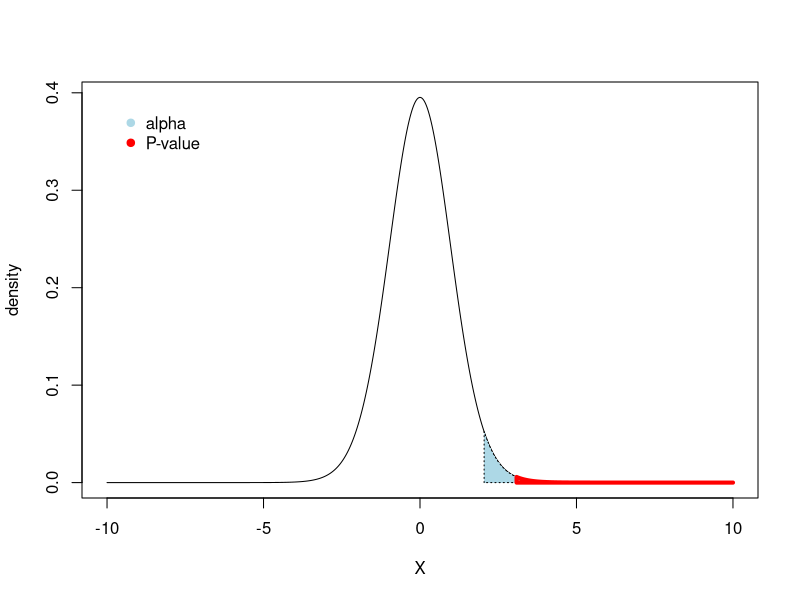

The R source for this figure:

###############p-values
rm(list=ls())
while (dev.cur()>1) dev.off()
if(!is.null(dev.list())) dev.off()



t.pvalues<-function(tCrit, tObs,deg.freed,side){
  tGrid= seq(-10,10,by = 0.01)
  tCrit1= -tCrit
     plot(tGrid, (dt(tGrid,df=deg.freed-1)), type = "l", xlab = "X", ylab = "density",lwd=1)
    legend(x = "topleft", inset=.05, legend = c("alpha", "P-value"), pch = c(19,19),
           cex = c(1,1), pt.lwd = c(NA,NA), col = c("light blue","red"), bty="n")
    
    tPlot = function(x,df){dt(x,df=deg.freed-1)}  
  
    
    if(side=="L"){

    
    x1 = seq(from = min(tGrid), to = tCrit1, length.out = 1000) 
    y1 = tPlot(x1,df)
    x1 = c(tCrit1,min(tGrid), x1, tCrit1) 
    
    y1 = c(y1,0, 0, 0)
    polygon(x1,y1, lty = 3, border = NULL, col = "Light blue")
    
    
    xp1 = seq(from = min(tGrid), to = -tObs, length.out = 1000) 
    yp1 = tPlot(xp1,df)
    xp1 = c(-tObs,min(tGrid), xp1, -tObs) 
    
    yp1 = c(yp1,0, 0, 0)
    lines(xp1,yp1, lwd=4,  col = "red")
    
  }
  if(side=="R"){
    
   x = seq(from = tCrit, to = max(tGrid), length.out = 1000) 
   y = tPlot(x,df)
  
    x = c(tCrit, x, max(tGrid), tCrit) 
    y = c(0, y, 0, 0)
  
     polygon(x,y, lty = 3, border = NULL, col = "Light blue")
  
    xp = seq(from = tObs, to = max(tGrid), length.out = 1000) 
     yp = tPlot(xp,df)
    xp = c(tObs, xp, 10, tObs) 
     yp = c(0, yp, 0, 0)
   lines(xp,yp, lwd=4,  col = "red")
  }
  if(side=="B"){
    

legend(x = "topleft", inset=.05, legend = c("alpha/2", "P-values/2"), pch = c(19,19),
       cex = c(1,1), pt.lwd = c(NA,NA), col = c("light blue","red"), bty="n")

tPlot = function(x,df){dt(x,df=deg.freed-1)} 

x = seq(from = tCrit, to = max(tGrid), length.out = 1000) 
y = tPlot(x,df)

x = c(tCrit, x, max(tGrid), tCrit) 
y = c(0, y, 0, 0)

polygon(x,y, lty = 3, border = NULL, col = "Light blue")

x1 = seq(from = min(tGrid), to = tCrit1, length.out = 1000) 
y1 = tPlot(x1,deg.freed)
x1 = c(tCrit1,min(tGrid), x1, tCrit1) 

y1 = c(y1,0, 0, 0)
polygon(x1,y1, lty = 3, border = NULL, col = "Light blue")

#################

xp = seq(from = tObs, to = max(tGrid), length.out = 1000) 
yp = tPlot(xp,df)
xp = c(tObs, xp, 10, tObs) 
yp = c(0, yp, 0, 0)
lines(xp,yp, lwd=4,  col = "red")

xp1 = seq(from = min(tGrid), to = -tObs, length.out = 1000) 
yp1 = tPlot(xp1,df)
xp1 = c(-tObs,min(tGrid), xp1, -tObs) 

yp1 = c(yp1,0, 0, 0)
lines(xp1,yp1, lwd=4,  col = "red")

}
}


t.pvalues(tCrit = qt(0.975,28),tObs= 3.0866537,deg.freed=28,side="R")
